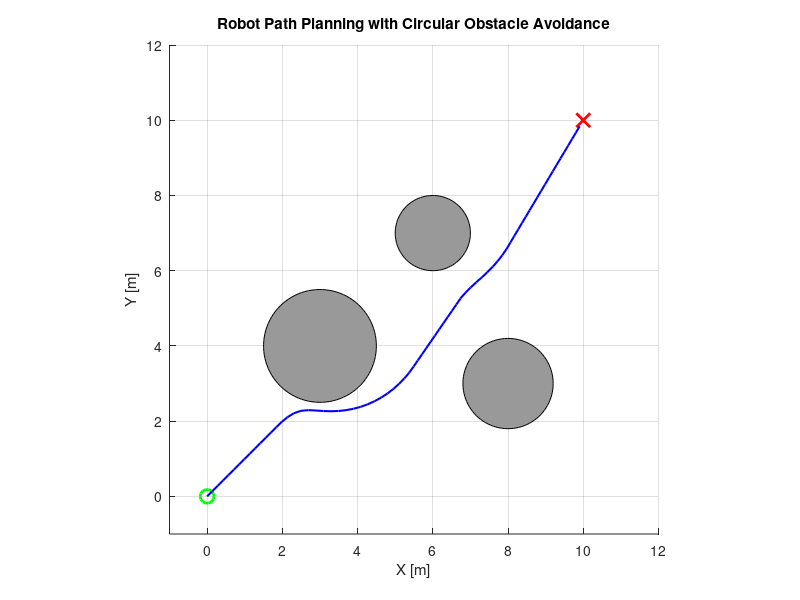

The MATLAB script that drew this image:
% Trajectory Planning with Obstacle Avoidance
% A simple script to visualize a robot navigating from start to goal
% while avoiding circular obstacles using basic repulsive potential fields.

% Environment Setup
start = [0, 0];
goal = [10, 10];

% Define circular obstacles: [x_center, y_center, radius]
obstacles = [3, 4, 1.5;
             6, 7, 1;
             8, 3, 1.2];

% Plot setup
figure;
axis equal;
xlim([-1 12]);
ylim([-1 12]);
hold on;
grid on;

% Plot start and goal
plot(start(1), start(2), 'go', 'MarkerSize', 10, 'LineWidth', 2);  % green start
plot(goal(1), goal(2), 'rx', 'MarkerSize', 10, 'LineWidth', 2);    % red goal

% Initialize robot position
pos = start;
trajectory = pos;

% Simulation parameters
step_size = 0.2;
tolerance = 0.3;
max_iters = 1000;

for k = 1:max_iters
    % Attractive force toward goal
    to_goal = goal - pos;
    dist_to_goal = norm(to_goal);
    if dist_to_goal < tolerance
        break;
    end
    force = to_goal / dist_to_goal; % normalized

    % Repulsive force from obstacles
    for i = 1:size(obstacles,1)
        obs = obstacles(i,1:2);
        r = obstacles(i,3);
        to_obs = pos - obs;
        dist = norm(to_obs);
        safe_dist = r + 1.0;  % buffer zone
        if dist < safe_dist
            repulse = (safe_dist - dist) * to_obs / dist;
            force = force + repulse;
        end
    end

    % Normalize total force
    force = force / norm(force);

    % Take step
    pos = pos + step_size * force;
    trajectory = [trajectory; pos];
end

% Final trajectory plot
plot(trajectory(:,1), trajectory(:,2), 'b-', 'LineWidth', 1.5);

% Plot obstacles
theta = linspace(0, 2*pi, 100);
for i = 1:size(obstacles,1)
    xc = obstacles(i,1); yc = obstacles(i,2); r = obstacles(i,3);
    fill(xc + r*cos(theta), yc + r*sin(theta), [0.6 0.6 0.6]); % gray circles
end

xlabel('X [m]')
ylabel('Y [m]')
title('Robot Path Planning with Circular Obstacle Avoidance');
